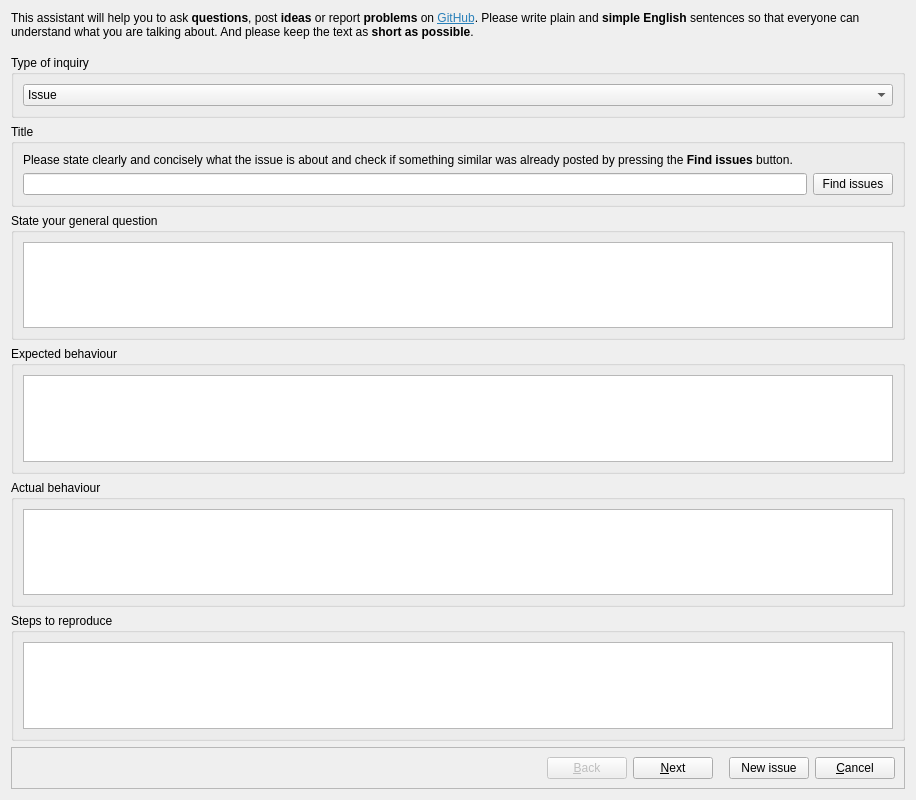
<?xml version="1.0" encoding="UTF-8"?>
<ui version="4.0">
 <class>IssueAssistantDialog</class>
 <widget class="QDialog" name="IssueAssistantDialog">
  <property name="geometry">
   <rect>
    <x>0</x>
    <y>0</y>
    <width>916</width>
    <height>800</height>
   </rect>
  </property>
  <property name="windowTitle">
   <string notr="true">Issue assistant</string>
  </property>
  <property name="windowIcon">
   <iconset resource="../images.qrc">
    <normaloff>:/images/icon.png</normaloff>:/images/icon.png</iconset>
  </property>
  <layout class="QGridLayout" name="gridLayout">
   <item row="0" column="0">
    <widget class="QLabel" name="subHeadlineLabel">
     <property name="text">
      <string notr="true">&lt;html&gt;&lt;head/&gt;&lt;body&gt;&lt;p&gt;This assistant will help you to ask &lt;span style=&quot; font-weight:600;&quot;&gt;questions&lt;/span&gt;, post &lt;span style=&quot; font-weight:600;&quot;&gt;ideas&lt;/span&gt; or report &lt;span style=&quot; font-weight:600;&quot;&gt;problems&lt;/span&gt; on &lt;a href=&quot;https://github.com/pbek/QOwnNotes/issues/&quot;&gt;&lt;span style=&quot; text-decoration: underline; color:#2980b9;&quot;&gt;GitHub&lt;/span&gt;&lt;/a&gt;. Please write plain and &lt;span style=&quot; font-weight:600;&quot;&gt;simple English&lt;/span&gt; sentences so that everyone can understand what you are talking about. And please keep the text as &lt;span style=&quot; font-weight:600;&quot;&gt;short as possible&lt;/span&gt;.&lt;/p&gt;&lt;/body&gt;&lt;/html&gt;</string>
     </property>
     <property name="wordWrap">
      <bool>true</bool>
     </property>
     <property name="openExternalLinks">
      <bool>true</bool>
     </property>
     <property name="textInteractionFlags">
      <set>Qt::LinksAccessibleByMouse|Qt::TextSelectableByMouse</set>
     </property>
    </widget>
   </item>
   <item row="6" column="0">
    <widget class="QFrame" name="buttonFrame">
     <property name="frameShape">
      <enum>QFrame::StyledPanel</enum>
     </property>
     <property name="frameShadow">
      <enum>QFrame::Raised</enum>
     </property>
     <layout class="QHBoxLayout" name="horizontalLayout">
      <item>
       <spacer name="horizontalSpacer">
        <property name="orientation">
         <enum>Qt::Horizontal</enum>
        </property>
        <property name="sizeHint" stdset="0">
         <size>
          <width>40</width>
          <height>20</height>
         </size>
        </property>
       </spacer>
      </item>
      <item>
       <widget class="QPushButton" name="backButton">
        <property name="enabled">
         <bool>false</bool>
        </property>
        <property name="text">
         <string notr="true">&amp;Back</string>
        </property>
        <property name="icon">
         <iconset theme="go-previous" resource="../breeze-qownnotes.qrc">
          <normaloff>:/icons/breeze-qownnotes/16x16/go-previous.svg</normaloff>:/icons/breeze-qownnotes/16x16/go-previous.svg</iconset>
        </property>
       </widget>
      </item>
      <item>
       <widget class="QPushButton" name="nextButton">
        <property name="text">
         <string notr="true">&amp;Next</string>
        </property>
        <property name="icon">
         <iconset theme="go-next" resource="../breeze-qownnotes.qrc">
          <normaloff>:/icons/breeze-qownnotes/16x16/go-next.svg</normaloff>:/icons/breeze-qownnotes/16x16/go-next.svg</iconset>
        </property>
       </widget>
      </item>
      <item>
       <spacer name="horizontalSpacer_2">
        <property name="orientation">
         <enum>Qt::Horizontal</enum>
        </property>
        <property name="sizeType">
         <enum>QSizePolicy::Fixed</enum>
        </property>
        <property name="sizeHint" stdset="0">
         <size>
          <width>10</width>
          <height>20</height>
         </size>
        </property>
       </spacer>
      </item>
      <item>
       <widget class="QPushButton" name="newIssueButton">
        <property name="toolTip">
         <string notr="true">Reset this dialog and create a new issue</string>
        </property>
        <property name="text">
         <string notr="true">New issue</string>
        </property>
        <property name="icon">
         <iconset theme="document-new" resource="../breeze-qownnotes.qrc">
          <normaloff>:/icons/breeze-qownnotes/16x16/document-new.svg</normaloff>:/icons/breeze-qownnotes/16x16/document-new.svg</iconset>
        </property>
       </widget>
      </item>
      <item>
       <widget class="QPushButton" name="cancelButton">
        <property name="toolTip">
         <string notr="true">Close this dialog, you can open it again from the help menu</string>
        </property>
        <property name="text">
         <string notr="true">&amp;Cancel</string>
        </property>
       </widget>
      </item>
     </layout>
    </widget>
   </item>
   <item row="1" column="0">
    <spacer name="verticalSpacer_2">
     <property name="orientation">
      <enum>Qt::Vertical</enum>
     </property>
     <property name="sizeType">
      <enum>QSizePolicy::Fixed</enum>
     </property>
     <property name="sizeHint" stdset="0">
      <size>
       <width>20</width>
       <height>10</height>
      </size>
     </property>
    </spacer>
   </item>
   <item row="3" column="0">
    <widget class="QStackedWidget" name="stackedWidget">
     <property name="currentIndex">
      <number>0</number>
     </property>
     <widget class="QWidget" name="issuePage">
      <layout class="QGridLayout" name="gridLayout_2">
       <property name="leftMargin">
        <number>0</number>
       </property>
       <property name="topMargin">
        <number>0</number>
       </property>
       <property name="rightMargin">
        <number>0</number>
       </property>
       <property name="bottomMargin">
        <number>0</number>
       </property>
       <item row="7" column="1">
        <spacer name="verticalSpacer">
         <property name="orientation">
          <enum>Qt::Vertical</enum>
         </property>
         <property name="sizeHint" stdset="0">
          <size>
           <width>20</width>
           <height>40</height>
          </size>
         </property>
        </spacer>
       </item>
       <item row="1" column="1">
        <widget class="QGroupBox" name="titleGroupBox">
         <property name="title">
          <string notr="true">Title</string>
         </property>
         <layout class="QGridLayout" name="gridLayout_8">
          <item row="1" column="0">
           <widget class="QLineEdit" name="titleLineEdit"/>
          </item>
          <item row="1" column="1">
           <widget class="QPushButton" name="searchIssueButton">
            <property name="text">
             <string notr="true">Find issues</string>
            </property>
            <property name="icon">
             <iconset theme="edit-find" resource="../breeze-qownnotes.qrc">
              <normaloff>:/icons/breeze-qownnotes/16x16/edit-find.svg</normaloff>:/icons/breeze-qownnotes/16x16/edit-find.svg</iconset>
            </property>
           </widget>
          </item>
          <item row="0" column="0" colspan="2">
           <widget class="QLabel" name="subHeadlineLabel_2">
            <property name="text">
             <string notr="true">&lt;html&gt;&lt;head/&gt;&lt;body&gt;&lt;p&gt;Please state clearly and concisely what the issue is about and check if something similar was already posted by pressing the &lt;span style=&quot; font-weight:600;&quot;&gt;Find issues&lt;/span&gt; button.&lt;/p&gt;&lt;/body&gt;&lt;/html&gt;</string>
            </property>
            <property name="wordWrap">
             <bool>true</bool>
            </property>
            <property name="openExternalLinks">
             <bool>true</bool>
            </property>
            <property name="textInteractionFlags">
             <set>Qt::LinksAccessibleByMouse|Qt::TextSelectableByMouse</set>
            </property>
           </widget>
          </item>
         </layout>
        </widget>
       </item>
       <item row="0" column="1">
        <widget class="QGroupBox" name="issueTypeGroupBox">
         <property name="title">
          <string notr="true">Type of inquiry</string>
         </property>
         <layout class="QGridLayout" name="gridLayout_3">
          <item row="0" column="0">
           <widget class="QComboBox" name="issueTypeComboBox">
            <item>
             <property name="text">
              <string notr="true">Issue</string>
             </property>
            </item>
            <item>
             <property name="text">
              <string notr="true">Feature request</string>
             </property>
            </item>
            <item>
             <property name="text">
              <string notr="true">General question</string>
             </property>
            </item>
           </widget>
          </item>
         </layout>
        </widget>
       </item>
       <item row="3" column="1">
        <widget class="QGroupBox" name="expectedBehaviourGroupBox">
         <property name="title">
          <string notr="true">Expected behaviour</string>
         </property>
         <layout class="QHBoxLayout" name="horizontalLayout_4">
          <item>
           <widget class="QOwnNotesMarkdownTextEdit" name="expectedBehaviourPlainTextEdit"/>
          </item>
         </layout>
        </widget>
       </item>
       <item row="2" column="1">
        <widget class="QGroupBox" name="questionGroupBox">
         <property name="title">
          <string notr="true">State your general question</string>
         </property>
         <layout class="QHBoxLayout" name="horizontalLayout_3">
          <item>
           <widget class="QOwnNotesMarkdownTextEdit" name="questionPlainTextEdit"/>
          </item>
         </layout>
        </widget>
       </item>
       <item row="5" column="1">
        <widget class="QGroupBox" name="stepsGroupBox">
         <property name="title">
          <string notr="true">Steps to reproduce</string>
         </property>
         <layout class="QHBoxLayout" name="horizontalLayout_7">
          <item>
           <widget class="QOwnNotesMarkdownTextEdit" name="stepsPlainTextEdit"/>
          </item>
         </layout>
        </widget>
       </item>
       <item row="4" column="1">
        <widget class="QGroupBox" name="actualBehaviourGroupBox">
         <property name="title">
          <string notr="true">Actual behaviour</string>
         </property>
         <layout class="QHBoxLayout" name="horizontalLayout_6">
          <item>
           <widget class="QOwnNotesMarkdownTextEdit" name="actualBehaviourPlainTextEdit"/>
          </item>
         </layout>
        </widget>
       </item>
      </layout>
     </widget>
     <widget class="QWidget" name="logOutputPagePage">
      <layout class="QGridLayout" name="gridLayout_4">
       <property name="leftMargin">
        <number>0</number>
       </property>
       <property name="topMargin">
        <number>0</number>
       </property>
       <property name="rightMargin">
        <number>0</number>
       </property>
       <property name="bottomMargin">
        <number>0</number>
       </property>
       <item row="0" column="0">
        <widget class="QGroupBox" name="groupBox_2">
         <property name="title">
          <string notr="true">Log output</string>
         </property>
         <layout class="QGridLayout" name="gridLayout_5">
          <item row="2" column="0">
           <widget class="QPushButton" name="refreshLogButton">
            <property name="text">
             <string notr="true">Refresh</string>
            </property>
            <property name="icon">
             <iconset theme="view-refresh" resource="../breeze-qownnotes.qrc">
              <normaloff>:/icons/breeze-qownnotes/16x16/view-refresh.svg</normaloff>:/icons/breeze-qownnotes/16x16/view-refresh.svg</iconset>
            </property>
           </widget>
          </item>
          <item row="2" column="1">
           <spacer name="horizontalSpacer_3">
            <property name="orientation">
             <enum>Qt::Horizontal</enum>
            </property>
            <property name="sizeHint" stdset="0">
             <size>
              <width>40</width>
              <height>20</height>
             </size>
            </property>
           </spacer>
          </item>
          <item row="1" column="0" colspan="2">
           <widget class="QOwnNotesMarkdownTextEdit" name="logOutputPlainTextEdit"/>
          </item>
          <item row="0" column="0" colspan="2">
           <widget class="QLabel" name="label_4">
            <property name="text">
             <string notr="true">&lt;html&gt;&lt;head/&gt;&lt;body&gt;&lt;p&gt;Debug-logging was automatically enable. Please make sure that the log output provides useful information by pressing the &lt;span style=&quot; font-weight:600;&quot;&gt;Refresh&lt;/span&gt; button after you were reproducing your issue.&lt;/p&gt;&lt;/body&gt;&lt;/html&gt;</string>
            </property>
            <property name="wordWrap">
             <bool>true</bool>
            </property>
           </widget>
          </item>
         </layout>
        </widget>
       </item>
      </layout>
     </widget>
     <widget class="QWidget" name="debugSettingsPagePage">
      <layout class="QGridLayout" name="gridLayout_7">
       <property name="leftMargin">
        <number>0</number>
       </property>
       <property name="topMargin">
        <number>0</number>
       </property>
       <property name="rightMargin">
        <number>0</number>
       </property>
       <property name="bottomMargin">
        <number>0</number>
       </property>
       <item row="0" column="0">
        <widget class="QGroupBox" name="groupBox_3">
         <property name="title">
          <string notr="true">Information about the application, settings and environment</string>
         </property>
         <layout class="QVBoxLayout" name="verticalLayout">
          <item>
           <widget class="QLabel" name="label_2">
            <property name="text">
             <string notr="true">Data that is too sensitive is hidden in this information.</string>
            </property>
           </widget>
          </item>
          <item>
           <widget class="QOwnNotesMarkdownTextEdit" name="debugOutputPlainTextEdit"/>
          </item>
         </layout>
        </widget>
       </item>
      </layout>
     </widget>
     <widget class="QWidget" name="submitPage">
      <layout class="QGridLayout" name="gridLayout">
       <item row="1" column="0" colspan="3">
        <widget class="QGroupBox" name="groupBox_4">
         <property name="title">
          <string notr="true">Text to submit</string>
         </property>
         <layout class="QVBoxLayout" name="verticalLayout_2">
          <item>
           <widget class="QOwnNotesMarkdownTextEdit" name="bodyPlainTextEdit"/>
          </item>
         </layout>
        </widget>
       </item>
       <item row="3" column="2">
        <spacer name="horizontalSpacer_4">
         <property name="orientation">
          <enum>Qt::Horizontal</enum>
         </property>
         <property name="sizeHint" stdset="0">
          <size>
           <width>40</width>
           <height>20</height>
          </size>
         </property>
        </spacer>
       </item>
       <item row="3" column="1">
        <widget class="QPushButton" name="postButton">
         <property name="font">
          <font>
           <weight>75</weight>
           <bold>true</bold>
          </font>
         </property>
         <property name="text">
          <string notr="true">Prepare issue submission</string>
         </property>
        </widget>
       </item>
       <item row="3" column="0">
        <spacer name="horizontalSpacer_5">
         <property name="orientation">
          <enum>Qt::Horizontal</enum>
         </property>
         <property name="sizeHint" stdset="0">
          <size>
           <width>40</width>
           <height>20</height>
          </size>
         </property>
        </spacer>
       </item>
       <item row="0" column="0" colspan="3">
        <widget class="QGroupBox" name="groupBox_6">
         <property name="title">
          <string notr="true">Title</string>
         </property>
         <layout class="QVBoxLayout" name="verticalLayout_3">
          <item>
           <widget class="QLineEdit" name="submitTitleLineEdit"/>
          </item>
         </layout>
        </widget>
       </item>
       <item row="2" column="0" colspan="3">
        <widget class="QLabel" name="label">
         <property name="text">
          <string notr="true">&lt;html&gt;&lt;head/&gt;&lt;body&gt;&lt;p&gt;The issue text will be copied to your clipboard. Then the webpage to create a &lt;a href=&quot;https://github.com/pbek/QOwnNotes/issues/new&quot;&gt;&lt;span style=&quot; text-decoration: underline; color:#2980b9;&quot;&gt;new issue&lt;/span&gt;&lt;/a&gt; will open and you will need to &lt;span style=&quot; font-weight:600;&quot;&gt;paste the issue text&lt;/span&gt; manually and submit the issue.&lt;/p&gt;&lt;/body&gt;&lt;/html&gt;</string>
         </property>
         <property name="wordWrap">
          <bool>true</bool>
         </property>
         <property name="openExternalLinks">
          <bool>true</bool>
         </property>
        </widget>
       </item>
      </layout>
     </widget>
    </widget>
   </item>
  </layout>
 </widget>
 <customwidgets>
  <customwidget>
   <class>QOwnNotesMarkdownTextEdit</class>
   <extends>QPlainTextEdit</extends>
   <header location="global">widgets/qownnotesmarkdowntextedit.h</header>
  </customwidget>
 </customwidgets>
 <tabstops>
  <tabstop>issueTypeComboBox</tabstop>
  <tabstop>titleLineEdit</tabstop>
  <tabstop>searchIssueButton</tabstop>
  <tabstop>questionPlainTextEdit</tabstop>
  <tabstop>expectedBehaviourPlainTextEdit</tabstop>
  <tabstop>actualBehaviourPlainTextEdit</tabstop>
  <tabstop>stepsPlainTextEdit</tabstop>
  <tabstop>refreshLogButton</tabstop>
  <tabstop>submitTitleLineEdit</tabstop>
  <tabstop>logOutputPlainTextEdit</tabstop>
  <tabstop>debugOutputPlainTextEdit</tabstop>
  <tabstop>bodyPlainTextEdit</tabstop>
  <tabstop>postButton</tabstop>
  <tabstop>nextButton</tabstop>
  <tabstop>backButton</tabstop>
  <tabstop>cancelButton</tabstop>
 </tabstops>
 <resources>
  <include location="../breeze-qownnotes.qrc"/>
  <include location="../images.qrc"/>
 </resources>
 <connections/>
</ui>
